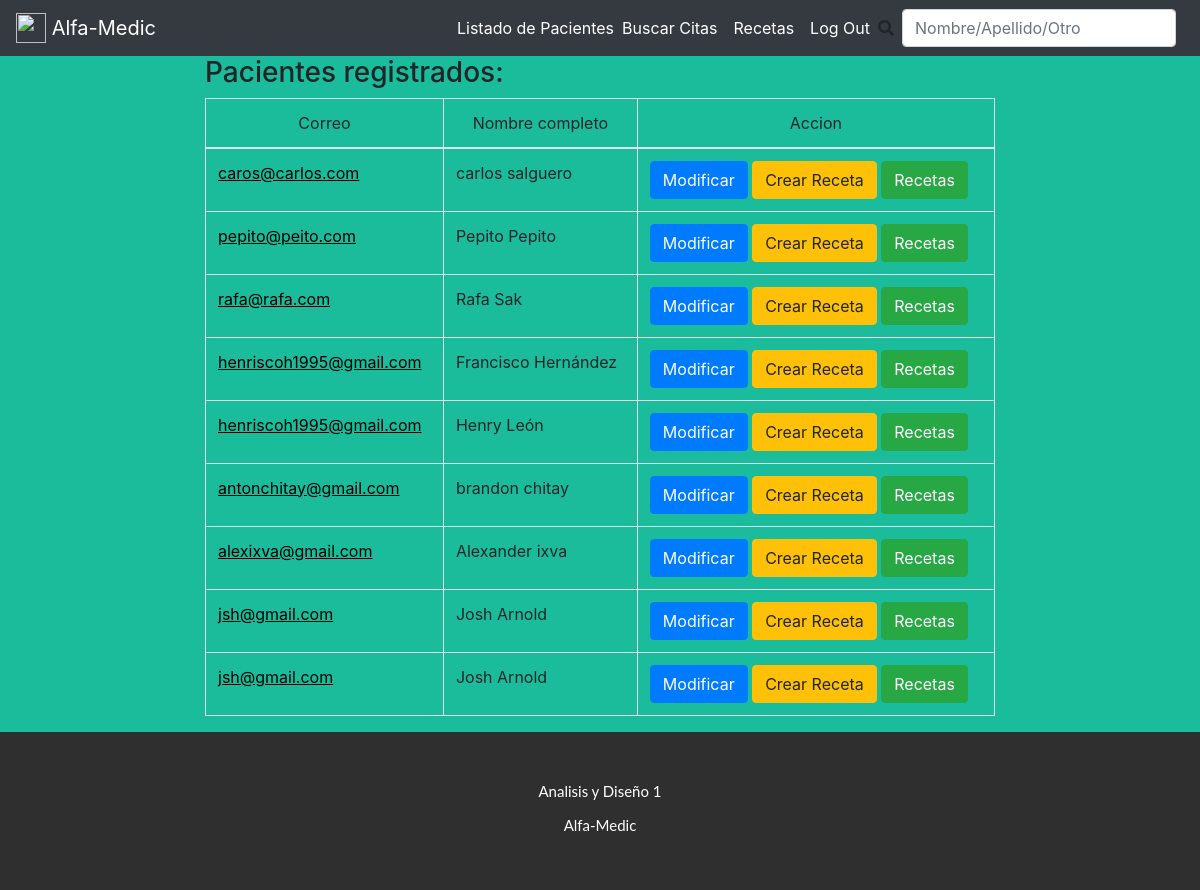
The app's page /listado_pacientes/ (signed in) with its own data.
### users/models.py (models this page shows, shortened)
class Paciente(models.Model):
    GENERO_OPCIONES = [
        ('MASCULINO', 'Masculino'),
        ('FEMENINO', 'Femenino'),
    ]
    nombre = models.CharField(max_length=100)
    apellido = models.CharField(max_length=100)
    telefono = models.CharField(max_length=50, blank=True, null=True)
    telefono_emergencia = models.CharField(max_length=50, blank=True, null=True)
    correo = models.CharField(max_length=100)
    fecha_nacimiento = models.DateField() #DateField(input_formats=settings.DATE_INPUT_FORMATS, null=True, blan=True) para introducir la fecha dd-mm-DDDD
    direccion = models.CharField(max_length=200)
    descripccion = models.CharField(max_length=500, blank=True, null=True)
    sexo = models.CharField(max_length=10, choices=GENERO_OPCIONES, default='FEMENINO')

### users/views.py (the view)
# urls.py: path('listado_pacientes/', listado_pacientes, name='listado_pacientes'),
def listado_pacientes(request):
    if request.user.is_authenticated:
        pacientes=Paciente.objects.all()
        data={
            'lista_pacientes':pacientes
        }
        return render(request, 'users/listado_pacientes.html',data)
    else:
        return redirect('notFound')

### templates/users/listado_pacientes.html (shortened to what this page needs)
{%extends '_base.html'%}
{% block content %}
<div class="row" >
    <div class="col"></div>
    <div class="col-8" >
	<h3>
		Pacientes registrados:
	</h3>
	{% if lista_pacientes %}
	<table class="table table-bordered">
		<thead>
			<tr>
				<td style="text-align: center;">Correo</td>
				<td style="text-align: center;">Nombre completo </td>
				<td style="text-align: center;">Accion </td>
			</tr>
		</thead>
		<tbody>
			{% for paciente in lista_pacientes %}
			<tr>
				<td ><a style="color: black; " href="{% url 'detalle_paciente' paciente.correo %}"><u>{{ paciente.correo }}</u></a></td>
				<td>{{ paciente.nombre }}         {{ paciente.apellido }}</td>
				<td>
					<a class="btn btn-primary" href="{% url 'modificar_paciente' paciente.correo %}">Modificar</a>
					<a class="btn btn-warning" href="{% url 'ingresar_receta_off' paciente.pk %}">Crear Receta</a>
					<a class="btn btn-success" href="{% url 'recetas'%}">Recetas</a>
				</td>
			</tr>
			{% endfor %}
			{% endif %}
		</tbody>
	</table>
</div>
<div class="col"></div>
</div>
{% endblock %}

### static/base.css (style rules this page uses)
html, body { height: 100%; }

### records on screen
Paciente: correo "caros@carlos.com", nombre "carlos", apellido "salguero"
Paciente: correo "pepito@peito.com", nombre "Pepito", apellido "Pepito"
Paciente: correo "rafa@rafa.com", nombre "Rafa", apellido "Sak"
Paciente: correo "henriscoh1995@gmail.com", nombre "Francisco", apellido "Hernández"
Paciente: correo "henriscoh1995@gmail.com", nombre "Henry", apellido "León"
Paciente: correo "antonchitay@gmail.com", nombre "brandon", apellido "chitay"
Paciente: correo "alexixva@gmail.com", nombre "Alexander", apellido "ixva"
Paciente: correo "jsh@gmail.com", nombre "Josh", apellido "Arnold"
Paciente: correo "jsh@gmail.com", nombre "Josh", apellido "Arnold"
